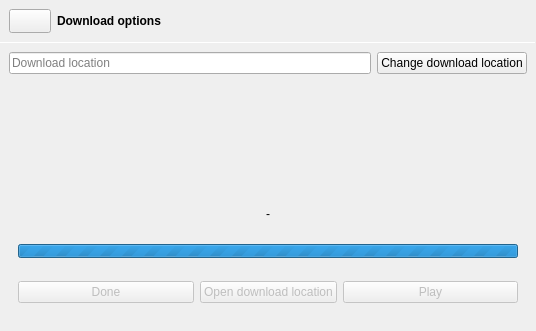
<?xml version="1.0" encoding="UTF-8"?>
<ui version="4.0">
 <class>DownloadPage</class>
 <widget class="QWidget" name="DownloadPage">
  <property name="geometry">
   <rect>
    <x>0</x>
    <y>0</y>
    <width>536</width>
    <height>331</height>
   </rect>
  </property>
  <property name="windowTitle">
   <string>Form</string>
  </property>
  <layout class="QVBoxLayout" name="verticalLayout">
   <property name="spacing">
    <number>0</number>
   </property>
   <property name="leftMargin">
    <number>0</number>
   </property>
   <property name="topMargin">
    <number>0</number>
   </property>
   <property name="rightMargin">
    <number>0</number>
   </property>
   <property name="bottomMargin">
    <number>0</number>
   </property>
   <item>
    <widget class="QWidget" name="topBar" native="true">
     <property name="styleSheet">
      <string notr="true">QWidget#topBar{
	     color: silver;
         background-image:url(:/icons/texture.png);
		  background-clip: border;

	     background-color: qlineargradient(spread:reflect,
                 x1:1, y1:0, x2:1, y2:1, stop:0 
                rgba(24, 25, 26, 190), stop:1 
                rgba(24, 25, 26, 250));
}

</string>
     </property>
     <layout class="QHBoxLayout" name="horizontalLayout">
      <item>
       <widget class="QPushButton" name="close_button">
        <property name="sizePolicy">
         <sizepolicy hsizetype="Preferred" vsizetype="Fixed">
          <horstretch>0</horstretch>
          <verstretch>0</verstretch>
         </sizepolicy>
        </property>
        <property name="toolTip">
         <string>Go back (Home)</string>
        </property>
        <property name="styleSheet">
         <string notr="true">padding:4px;</string>
        </property>
        <property name="text">
         <string/>
        </property>
        <property name="icon">
         <iconset resource="icons.qrc">
          <normaloff>:/icons/arrow-left-s-line.png</normaloff>:/icons/arrow-left-s-line.png</iconset>
        </property>
        <property name="shortcut">
         <string>Esc</string>
        </property>
       </widget>
      </item>
      <item>
       <widget class="QLabel" name="label">
        <property name="styleSheet">
         <string notr="true">QLabel{
background-color:transparent;
}</string>
        </property>
        <property name="text">
         <string>&lt;html&gt;&lt;head/&gt;&lt;body&gt;&lt;p&gt;&lt;span style=&quot; font-weight:600;&quot;&gt;Download options&lt;/span&gt;&lt;/p&gt;&lt;/body&gt;&lt;/html&gt;</string>
        </property>
       </widget>
      </item>
      <item>
       <spacer name="horizontalSpacer">
        <property name="orientation">
         <enum>Qt::Horizontal</enum>
        </property>
        <property name="sizeHint" stdset="0">
         <size>
          <width>40</width>
          <height>20</height>
         </size>
        </property>
       </spacer>
      </item>
     </layout>
    </widget>
   </item>
   <item>
    <widget class="Line" name="line">
     <property name="minimumSize">
      <size>
       <width>0</width>
       <height>1</height>
      </size>
     </property>
     <property name="maximumSize">
      <size>
       <width>16777215</width>
       <height>1</height>
      </size>
     </property>
     <property name="orientation">
      <enum>Qt::Horizontal</enum>
     </property>
    </widget>
   </item>
   <item>
    <widget class="QWidget" name="page" native="true">
     <property name="sizePolicy">
      <sizepolicy hsizetype="Preferred" vsizetype="Expanding">
       <horstretch>0</horstretch>
       <verstretch>0</verstretch>
      </sizepolicy>
     </property>
     <property name="styleSheet">
      <string notr="true">QWidget#page{
	padding: 9px;
	     color: silver;
         background-image:url(:/icons/texture.png);
		  background-clip: border;

	     background-color: qlineargradient(spread:reflect,
                 x1:1, y1:0, x2:1, y2:1, stop:0 
                rgba(24, 25, 26, 240), stop:1 
                rgba(24, 25, 26, 250));
}

</string>
     </property>
     <layout class="QVBoxLayout" name="verticalLayout_2">
      <item>
       <widget class="QWidget" name="results_widget" native="true">
        <property name="sizePolicy">
         <sizepolicy hsizetype="Preferred" vsizetype="Expanding">
          <horstretch>0</horstretch>
          <verstretch>0</verstretch>
         </sizepolicy>
        </property>
        <property name="styleSheet">
         <string notr="true">QWidget#results_widget{
background-color: &quot;transparent&quot;;
}</string>
        </property>
        <layout class="QVBoxLayout" name="verticalLayout_3">
         <property name="leftMargin">
          <number>0</number>
         </property>
         <property name="topMargin">
          <number>0</number>
         </property>
         <property name="rightMargin">
          <number>0</number>
         </property>
         <item>
          <widget class="QWidget" name="location_widget" native="true">
           <property name="sizePolicy">
            <sizepolicy hsizetype="Preferred" vsizetype="Maximum">
             <horstretch>0</horstretch>
             <verstretch>0</verstretch>
            </sizepolicy>
           </property>
           <property name="styleSheet">
            <string notr="true">QWidget#location_widget{
background-color: &quot;transparent&quot;;
}
QLabel{
background-color: &quot;transparent&quot;;
}</string>
           </property>
           <layout class="QHBoxLayout" name="horizontalLayout_3">
            <property name="leftMargin">
             <number>0</number>
            </property>
            <property name="topMargin">
             <number>0</number>
            </property>
            <property name="rightMargin">
             <number>0</number>
            </property>
            <property name="bottomMargin">
             <number>0</number>
            </property>
            <item>
             <widget class="QLineEdit" name="downloadLocation">
              <property name="readOnly">
               <bool>true</bool>
              </property>
              <property name="placeholderText">
               <string>Download location</string>
              </property>
             </widget>
            </item>
            <item>
             <widget class="QPushButton" name="changeDownloadLocation">
              <property name="toolTip">
               <string>Change download location</string>
              </property>
              <property name="text">
               <string>Change download location</string>
              </property>
              <property name="icon">
               <iconset resource="icons.qrc">
                <normaloff>:/icons/folder-download-line.png</normaloff>:/icons/folder-download-line.png</iconset>
              </property>
             </widget>
            </item>
           </layout>
          </widget>
         </item>
         <item>
          <widget class="QWidget" name="download_result_widget" native="true">
           <property name="sizePolicy">
            <sizepolicy hsizetype="Preferred" vsizetype="Expanding">
             <horstretch>0</horstretch>
             <verstretch>0</verstretch>
            </sizepolicy>
           </property>
           <property name="styleSheet">
            <string notr="true">QWidget#download_result_widget{
background-color: &quot;transparent&quot;;
}</string>
           </property>
           <layout class="QHBoxLayout" name="downloadOptionsLayout"/>
          </widget>
         </item>
        </layout>
       </widget>
      </item>
      <item>
       <widget class="QWidget" name="progress_widget" native="true">
        <property name="sizePolicy">
         <sizepolicy hsizetype="Preferred" vsizetype="Expanding">
          <horstretch>0</horstretch>
          <verstretch>0</verstretch>
         </sizepolicy>
        </property>
        <property name="styleSheet">
         <string notr="true">QWidget#progress_widget{
	background-color: &quot;transparent&quot;;
}

QLabel{
	background-color: &quot;transparent&quot;;
}</string>
        </property>
        <layout class="QVBoxLayout" name="verticalLayout_4">
         <property name="leftMargin">
          <number>0</number>
         </property>
         <property name="topMargin">
          <number>0</number>
         </property>
         <property name="rightMargin">
          <number>0</number>
         </property>
         <property name="bottomMargin">
          <number>0</number>
         </property>
         <item>
          <widget class="QLabel" name="progress_label">
           <property name="sizePolicy">
            <sizepolicy hsizetype="Preferred" vsizetype="Maximum">
             <horstretch>0</horstretch>
             <verstretch>0</verstretch>
            </sizepolicy>
           </property>
           <property name="text">
            <string>-</string>
           </property>
           <property name="alignment">
            <set>Qt::AlignCenter</set>
           </property>
          </widget>
         </item>
         <item>
          <layout class="QHBoxLayout" name="horizontalLayout_4">
           <property name="leftMargin">
            <number>9</number>
           </property>
           <property name="rightMargin">
            <number>9</number>
           </property>
           <item>
            <widget class="QProgressBar" name="progressBar">
             <property name="maximumSize">
              <size>
               <width>16777215</width>
               <height>14</height>
              </size>
             </property>
             <property name="maximum">
              <number>0</number>
             </property>
             <property name="value">
              <number>0</number>
             </property>
             <property name="format">
              <string/>
             </property>
            </widget>
           </item>
          </layout>
         </item>
         <item>
          <layout class="QHBoxLayout" name="horizontalLayout_2">
           <property name="sizeConstraint">
            <enum>QLayout::SetDefaultConstraint</enum>
           </property>
           <property name="leftMargin">
            <number>9</number>
           </property>
           <property name="rightMargin">
            <number>9</number>
           </property>
           <item>
            <widget class="QPushButton" name="done_button">
             <property name="enabled">
              <bool>false</bool>
             </property>
             <property name="text">
              <string>Done</string>
             </property>
             <property name="icon">
              <iconset resource="icons.qrc">
               <normaloff>:/icons/arrow-go-back-line.png</normaloff>:/icons/arrow-go-back-line.png</iconset>
             </property>
            </widget>
           </item>
           <item>
            <widget class="QPushButton" name="open_location">
             <property name="enabled">
              <bool>false</bool>
             </property>
             <property name="sizePolicy">
              <sizepolicy hsizetype="Maximum" vsizetype="Fixed">
               <horstretch>0</horstretch>
               <verstretch>0</verstretch>
              </sizepolicy>
             </property>
             <property name="text">
              <string>Open download location</string>
             </property>
             <property name="icon">
              <iconset resource="icons.qrc">
               <normaloff>:/icons/folder-open-line.png</normaloff>:/icons/folder-open-line.png</iconset>
             </property>
            </widget>
           </item>
           <item>
            <widget class="QPushButton" name="play">
             <property name="enabled">
              <bool>false</bool>
             </property>
             <property name="text">
              <string>Play</string>
             </property>
             <property name="icon">
              <iconset resource="icons.qrc">
               <normaloff>:/icons/play-line.png</normaloff>:/icons/play-line.png</iconset>
             </property>
            </widget>
           </item>
          </layout>
         </item>
        </layout>
       </widget>
      </item>
     </layout>
    </widget>
   </item>
  </layout>
 </widget>
 <resources>
  <include location="icons.qrc"/>
 </resources>
 <connections/>
</ui>
